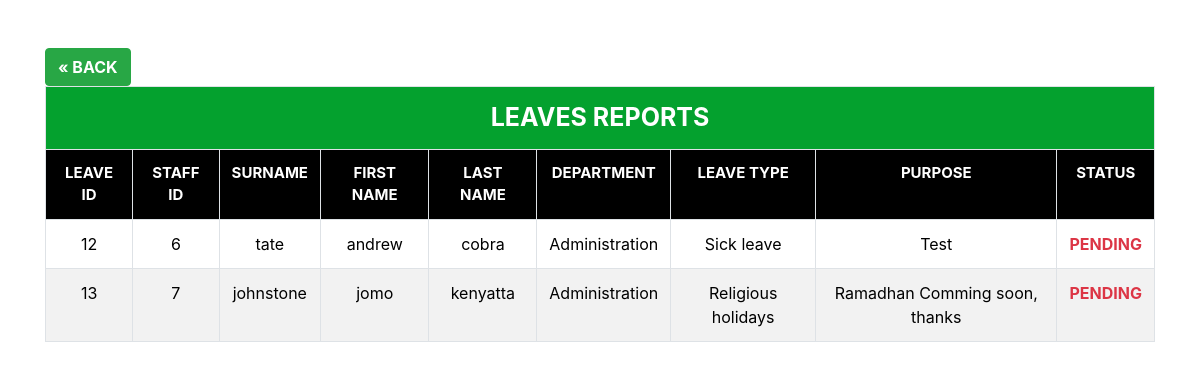
The app's page /AleavesReports.php with its own data.
### tables this page shows
CREATE TABLE `leaves` (
  `leave_id` bigint(20) NOT NULL,
  `staff_id` bigint(20) NOT NULL,
  `surname` varchar(255) NOT NULL,
  `first_name` varchar(255) NOT NULL,
  `last_name` varchar(255) NOT NULL,
  `department` varchar(255) NOT NULL,
  `leave_type` varchar(20) NOT NULL,
  `purpose` varchar(255) NOT NULL,
  `status` varchar(20) DEFAULT NULL
);

### AleavesReports.php (the view, shortened to what this page needs)
<!DOCTYPE html>
<html lang="en">
<head>
    <link rel="stylesheet" href="bs/css/bootstrap.css">
    <link rel="stylesheet" href="css/table.css">
</head>
<body>
    <div class="container">
        <br>
        <table class="table table-bordered table-striped table-responsive-sm">
            <div class="row">
                <div class="col-sm-12">
                    <br>
                    <tr>
                    <a href="allreports.php" class="btn btn-success btn-submit"><b>&laquo; BACK</b></a>
                        <th class="topHeading text-uppercase" colspan="9">
                            leaves Reports
                        </th>
                    </tr>
                    <tr>
                        <th>LEAVE ID</th>
                        <th>STAFF ID</th>
                        <th>SURNAME</th>
                        <th>FIRST NAME</th>
                        <th>LAST NAME</th>
                        <th>DEPARTMENT</th>
                        <th>LEAVE TYPE</th>
                        <th>PURPOSE</th>
                        <th>STATUS</th>
                    </tr>
                    <tr>
                        <?php
                        require_once('dbhr.php');
                        $srpt = "select * from leaves order by leave_id asc";
                        $rslt = $conn->query($srpt);
                        if ($rslt->num_rows > 0) {
                            while ($row = $rslt->fetch_assoc()) {
                        ?>
                    <tr>
                        <td><?php echo $row['leave_id']; ?></td>
                        <td><?php echo $row['staff_id']; ?></td>
                        <td><?php echo $row['surname']; ?></td>
                        <td><?php echo $row['first_name']; ?></td>
                        <td><?php echo $row['last_name']; ?></td>
                        <td><?php echo $row['department']; ?></td>
                        <td><?php echo $row['leave_type']; ?></td>
                        <td><?php echo $row['purpose']; ?></td>
                        <td><b class="text-danger">PENDING</b></td>
                    </tr>
                </div>
            </div>
    <?php
                            }
                        }
    ?>
</body>
</html>

### css/table.css (style rules this page uses)
th { background-color: rgb(0, 0, 0); color: white; font-size: 15px; }
th,td { text-align: center; }
td { color: rgb(0, 0, 0); }
.topHeading { font-size: 25px; background-color: rgb(4, 161, 46); }

### records on screen
leaves: leave_id "12", staff "6", surname "tate", first_name "andrew", last_name "cobra", department "Administration", leave_type "Sick leave", purpose "Test"
leaves: leave_id "13", staff "7", surname "johnstone", first_name "jomo", last_name "kenyatta", department "Administration", leave_type "Religious holidays", purpose "Ramadhan Comming soon, thanks"
